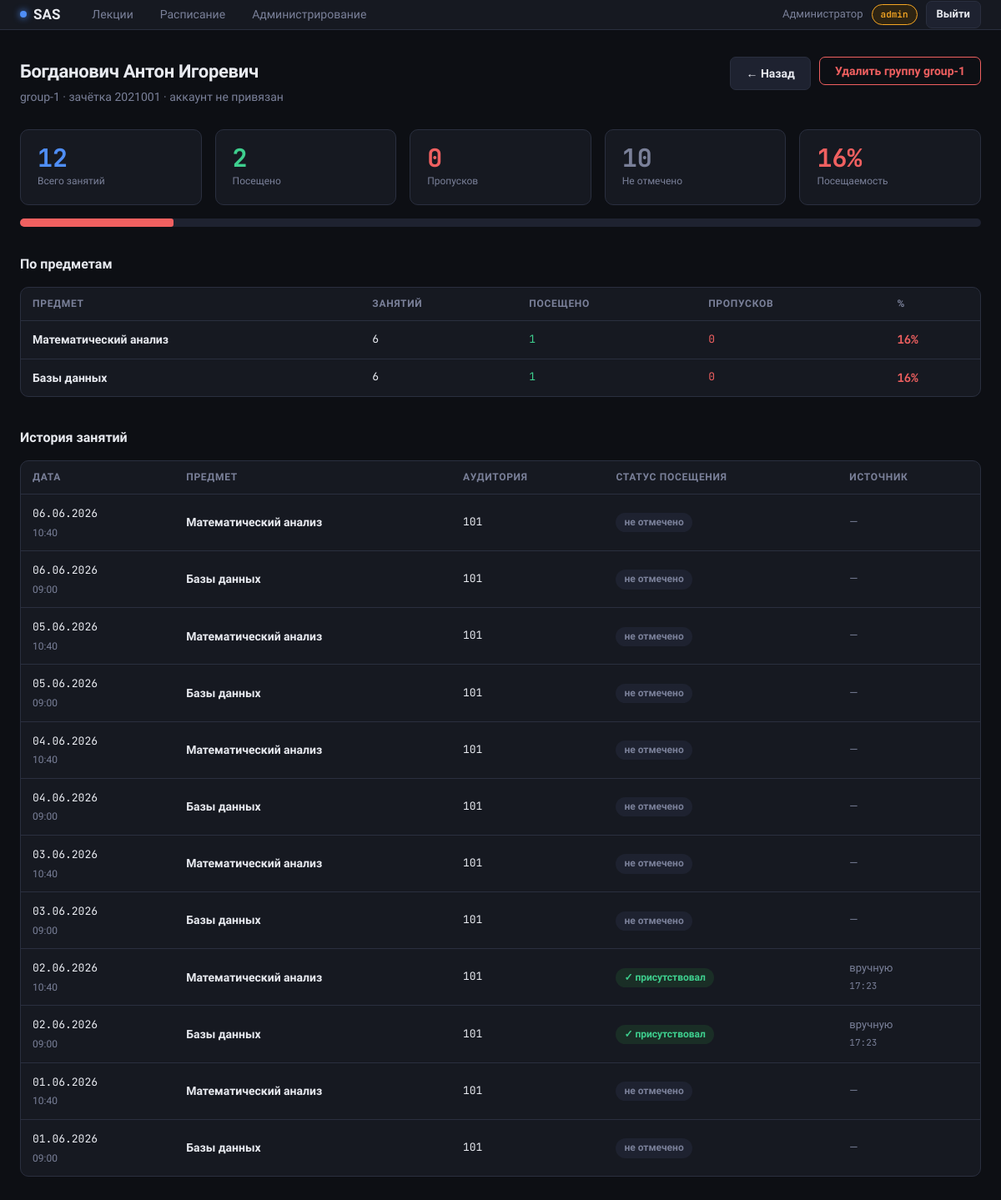
The app's page /admin/student/1/profile (signed in) with its own data.
### models.py (models this page shows, shortened)
class User(UserMixin, db.Model):
    __tablename__ = 'users'
    id            = db.Column(db.Integer, primary_key=True)
    username      = db.Column(db.String(50), unique=True, nullable=False)
    password_hash = db.Column(db.String(255), nullable=False)
    full_name     = db.Column(db.String(100), nullable=False)
    role          = db.Column(db.String(20), nullable=False, default='student')
    approved      = db.Column(db.Boolean, default=False)
    student_id    = db.Column(db.Integer, db.ForeignKey('students.id'), nullable=True)
    def is_admin(self):    return self.role == 'admin'

class Student(db.Model):
    __tablename__ = 'students'
    id             = db.Column(db.Integer, primary_key=True)
    rfid_uid       = db.Column(db.String(50), unique=True, nullable=False)
    full_name      = db.Column(db.String(100), nullable=False)
    student_number = db.Column(db.String(20), unique=True, nullable=False)
    group_id       = db.Column(db.Integer, db.ForeignKey('groups.id'), nullable=False)
    active         = db.Column(db.Boolean, default=True)
    user_id        = db.Column(db.Integer, db.ForeignKey('users.id'), nullable=True)
    user = db.relationship(
        'User',
        foreign_keys=[user_id],
        backref=db.backref('student_record', uselist=False)
    )
    attendances = db.relationship('Attendance', backref='student', lazy=True)

class Group(db.Model):
    __tablename__ = 'groups'
    id       = db.Column(db.Integer, primary_key=True)
    name     = db.Column(db.String(30), unique=True, nullable=False)
    students = db.relationship('Student', backref='group', lazy=True)

class Subject(db.Model):
    __tablename__ = 'subjects'
    id         = db.Column(db.Integer, primary_key=True)
    name       = db.Column(db.String(100), nullable=False)
    teacher_id = db.Column(db.Integer, db.ForeignKey('users.id'), nullable=True)
    teacher  = db.relationship(
        'User',
        foreign_keys=[teacher_id],
        backref=db.backref('subjects', lazy=True)
    )
    lectures = db.relationship('Lecture', backref='subject', lazy=True)

class Lecture(db.Model):
    __tablename__ = 'lectures'
    id         = db.Column(db.Integer, primary_key=True)
    subject_id = db.Column(db.Integer, db.ForeignKey('subjects.id'), nullable=False)
    group_id   = db.Column(db.Integer, db.ForeignKey('groups.id'), nullable=False)
    date       = db.Column(db.DateTime, nullable=False, default=datetime.utcnow)
    room       = db.Column(db.String(20))
    is_open    = db.Column(db.Boolean, default=True)
    group       = db.relationship('Group', backref='lectures')
    attendances = db.relationship('Attendance', backref='lecture', lazy=True)

class Attendance(db.Model):
    __tablename__ = 'attendance'
    id         = db.Column(db.Integer, primary_key=True)
    student_id = db.Column(db.Integer, db.ForeignKey('students.id'), nullable=False)
    lecture_id = db.Column(db.Integer, db.ForeignKey('lectures.id'), nullable=False)
    timestamp  = db.Column(db.DateTime, nullable=False, default=datetime.utcnow)
    source     = db.Column(db.String(20), default='manual')
    __table_args__ = (
        db.UniqueConstraint('student_id', 'lecture_id', name='unique_attendance'),
    )

### app.py (the view)
@app.route('/admin/student/<int:sid>/profile')
@login_required
@admin_required
def student_profile(sid):
    student  = Student.query.get_or_404(sid)
    lectures = (Lecture.query
                .filter_by(group_id=student.group_id)
                .order_by(Lecture.date.desc()).all())
    att_map  = {a.lecture_id: a for a in student.attendances}
    total    = len(lectures)
    attended = sum(1 for l in lectures
                   if att_map.get(l.id) and att_map[l.id].source != 'absent')
    absent   = sum(1 for l in lectures
                   if att_map.get(l.id) and att_map[l.id].source == 'absent')
    unmarked = total - attended - absent
    pct      = int(attended / total * 100) if total > 0 else 0
    return render_template('student_profile.html',
                           student=student,
                           lectures=lectures,
                           att_map=att_map,
                           total=total,
                           attended=attended,
                           absent=absent,
                           unmarked=unmarked,
                           pct=pct)

### app.py (called while the page is built)
@login_manager.user_loader
def load_user(user_id):
    return User.query.get(int(user_id))

def admin_required(f):
    @wraps(f)
    def decorated(*args, **kwargs):
        if not current_user.is_authenticated or not current_user.is_admin():
            abort(403)
        return f(*args, **kwargs)
    return decorated

@app.context_processor
def inject_globals():
    return {'now': datetime.now()}

### templates/student_profile.html (shortened to what this page needs)
{% extends 'base.html' %}
{% block content %}
<div class="page-header">
  <div>
    <h1>{{ student.full_name }}</h1>
    <div class="sub">
      {{ student.group.name }} · зачётка {{ student.student_number }}
      {% if student.user %}
        · аккаунт <span class="mono" style="color:var(--green)">{{ student.user.username }}</span>
      {% else %}
        · <span style="color:var(--muted)">аккаунт не привязан</span>
      {% endif %}
    </div>
  </div>
  <div style="display:flex;gap:10px">
    <a href="{{ url_for('admin_panel') }}" class="btn btn-ghost">← Назад</a>
    <form method="POST"
          action="{{ url_for('delete_group', gid=student.group_id) }}"
          onsubmit="return confirm('Удалить группу «{{ student.group.name }}»? Это невозможно если в ней есть студенты.')">
      <button class="btn btn-danger">Удалить группу {{ student.group.name }}</button>
    </form>
  </div>
</div>
<div class="stat-grid section">
  <div class="stat-card">
    <div class="stat-val" style="color:var(--accent)">{{ total }}</div>
    <div class="stat-label">Всего занятий</div>
  </div>
  <div class="stat-card">
    <div class="stat-val" style="color:var(--green)">{{ attended }}</div>
    <div class="stat-label">Посещено</div>
  </div>
  <div class="stat-card">
    <div class="stat-val" style="color:var(--red)">{{ absent }}</div>
    <div class="stat-label">Пропусков</div>
  </div>
  <div class="stat-card">
    <div class="stat-val" style="color:var(--muted)">{{ unmarked }}</div>
    <div class="stat-label">Не отмечено</div>
  </div>
  <div class="stat-card">
    {% if pct >= 70 %}{% set pct_color = 'var(--green)' %}
    {% elif pct >= 40 %}{% set pct_color = 'var(--amber)' %}
    {% else %}{% set pct_color = 'var(--red)' %}{% endif %}
    <div class="stat-val" style="color:{{ pct_color }}">{{ pct }}%</div>
    <div class="stat-label">Посещаемость</div>
  </div>
</div>
{% if pct >= 70 %}{% set bar = 'green' %}
{% elif pct < 40 %}{% set bar = 'red' %}
{% else %}{% set bar = '' %}{% endif %}
<div class="progress section" style="height:10px;border-radius:5px;margin-top:-20px;margin-bottom:32px">
  <div class="progress-fill {{ bar }}" style="width:{{ pct }}%"></div>
</div>
{% set subjects_seen = [] %}
{% for lec in lectures %}
  {% if lec.subject.id not in subjects_seen %}
    {% set _ = subjects_seen.append(lec.subject.id) %}
  {% endif %}
{% endfor %}
{% if subjects_seen|length > 1 %}
<div class="section">
  <div class="section-header"><h2>По предметам</h2></div>
  <div class="card" style="padding:0;overflow:hidden">
    <table>
      <thead>
        <tr><th>Предмет</th><th>Занятий</th><th>Посещено</th><th>Пропусков</th><th>%</th></tr>
      </thead>
      <tbody>
        {% for subj_id in subjects_seen %}
          {% set subj_lectures = lectures|selectattr('subject_id','equalto',subj_id)|list %}
          {% set subj_attended = [] %}
          {% set subj_absent   = [] %}
          {% for l in subj_lectures %}
            {% set rec = att_map.get(l.id) %}
            {% if rec and rec.source != 'absent' %}{% set _ = subj_attended.append(1) %}{% endif %}
            {% if rec and rec.source == 'absent' %}{% set _ = subj_absent.append(1) %}{% endif %}
          {% endfor %}
          {% set subj_total = subj_lectures|length %}
          {% set subj_pct   = ((subj_attended|length / subj_total * 100)|int) if subj_total > 0 else 0 %}
          {% if subj_pct >= 70 %}{% set sc = 'var(--green)' %}
          {% elif subj_pct >= 40 %}{% set sc = 'var(--amber)' %}
          {% else %}{% set sc = 'var(--red)' %}{% endif %}
        <tr>
          <td style="font-weight:600">{{ subj_lectures[0].subject.name }}</td>
          <td class="mono">{{ subj_total }}</td>
          <td class="mono" style="color:var(--green)">{{ subj_attended|length }}</td>
          <td class="mono" style="color:var(--red)">{{ subj_absent|length }}</td>
          <td>
            <span style="font-family:var(--mono);font-weight:700;color:{{ sc }}">{{ subj_pct }}%</span>
          </td>
        </tr>
        {% endfor %}
      </tbody>
    </table>
  </div>
</div>
{% endif %}
<div class="section">
  <div class="section-header"><h2>История занятий</h2></div>
  <div class="card" style="padding:0;overflow:hidden">
    {% if lectures %}
    <table>
      <thead>
        <tr>
          <th>Дата</th>
          <th>Предмет</th>
          <th>Аудитория</th>
          <th>Статус посещения</th>
          <th>Источник</th>
        </tr>
      </thead>
      <tbody>
        {% for lec in lectures %}
          {% set rec = att_map.get(lec.id) %}
        <tr>
          <td>
            <span class="mono">{{ lec.date.strftime('%d.%m.%Y') }}</span><br>
            <span style="font-size:12px;color:var(--muted)">{{ lec.date.strftime('%H:%M') }}</span>
          </td>
          <td style="font-weight:600">{{ lec.subject.name }}</td>
          <td class="mono">{{ lec.room or '—' }}</td>
          <td>
            {% if rec %}
              {% if rec.source == 'absent' %}
                <span class="pill pill-red">✕ пропуск</span>
              {% else %}
                <span class="pill pill-green">✓ присутствовал</span>
              {% endif %}
            {% elif not lec.is_open and lec.date < now %}
              <span class="pill pill-muted">не отмечено</span>
            {% else %}
              <span class="pill pill-blue">предстоит</span>
            {% endif %}
          </td>
          <td style="font-size:13px;color:var(--muted)">
            {% if rec %}
              {% if rec.source == 'manual' %}вручную
              {% elif rec.source == 'absent' %}вручную
              {% elif rec.source == 'rfid' %}RFID
              {% else %}{{ rec.source }}{% endif %}
              <br>
              <span class="mono" style="font-size:11px">{{ rec.timestamp.strftime('%H:%M') }}</span>
            {% else %}—{% endif %}
          </td>
        </tr>
        {% endfor %}
      </tbody>
    </table>
    {% else %}
    <div class="empty">Занятий для этой группы ещё нет</div>
    {% endif %}
  </div>
</div>
{% endblock %}

### templates/base.html (shortened to what this page needs)
<!DOCTYPE html>
<html lang="ru">
<head>
</head>
<body>
{% if current_user.is_authenticated %}
<nav>
  <a href="{{ url_for('dashboard') }}" class="nav-logo">
    <span class="dot"></span> SAS
  </a>
  <div class="nav-links">
    {% if current_user.role in ('teacher', 'admin') %}
    <a href="{{ url_for('teacher_dashboard') }}"
       class="{{ 'active' if request.endpoint in ('teacher_dashboard', 'lecture_detail') else '' }}">Лекции</a>
    {% endif %}
    <a href="{{ url_for('student_schedule') }}"
       class="{{ 'active' if request.endpoint == 'student_schedule' else '' }}">Расписание</a>
    {% if current_user.is_admin() %}
    <a href="{{ url_for('admin_panel') }}"
       class="{{ 'active' if request.endpoint == 'admin_panel' else '' }}">Администрирование</a>
    {% endif %}
  </div>
  <div class="nav-user">
    <span>{{ current_user.full_name }}</span>
    <span class="role-badge {{ current_user.role }}">{{ current_user.role }}</span>
    <a href="{{ url_for('logout') }}" class="btn btn-ghost btn-sm">Выйти</a>
  </div>
</nav>
{% endif %}
<main>{% block content %}{% endblock %}</main>
</body>
</html>

### templates/base.html (style rules this page uses)
*, *::before, *::after { box-sizing: border-box; margin: 0; padding: 0; }
:root { --bg: #0d0f14; --bg2: #161921; --bg3: #1e2230; --border: #2a2f3f; --text: #e8eaf0; --muted: #7a8099; --accent: #4f8ef7; --green: #3ecf8e; --red: #f06060; --amber: #f5a623; --purple: #a78bfa; --radius: 10px; --font: 'Golos Text', sans-serif; --mono: 'JetBrains Mono', monospace; }
html, body { height: 100%; }
body { font-family: var(--font); background: var(--bg); color: var(--text); font-size: 15px; line-height: 1.6; display: flex; flex-direction: column; min-height: 100vh; }
a { color: var(--accent); text-decoration: none; }
nav { background: var(--bg2); border-bottom: 1px solid var(--border); padding: 0 24px; height: 58px; display: flex; align-items: center; gap: 24px; position: sticky; top: 0; z-index: 100; }
.nav-logo { font-weight: 700; font-size: 17px; color: var(--text); display: flex; align-items: center; gap: 8px; text-decoration: none; }
.nav-logo .dot { width: 8px; height: 8px; background: var(--accent); border-radius: 50%; box-shadow: 0 0 8px var(--accent); }
.nav-links { display: flex; gap: 4px; flex: 1; }
.nav-links a { color: var(--muted); padding: 6px 14px; border-radius: 7px; font-size: 14px; font-weight: 500; transition: all .15s; }
.nav-user { display: flex; align-items: center; gap: 10px; font-size: 13px; color: var(--muted); }
.role-badge { padding: 3px 10px; border-radius: 20px; font-size: 11px; font-family: var(--mono); font-weight: 600; border: 1px solid; }
.role-badge.admin { color: var(--amber); border-color: var(--amber); background: #2e2412; }
main { flex: 1; padding: 32px 24px; max-width: 1200px; width: 100%; margin: 0 auto; }
.card { background: var(--bg2); border: 1px solid var(--border); border-radius: var(--radius); padding: 20px 24px; }
table { width: 100%; border-collapse: collapse; }
th { text-align: left; padding: 10px 14px; font-size: 12px; text-transform: uppercase; letter-spacing: 0.7px; color: var(--muted); border-bottom: 1px solid var(--border); font-weight: 600; }
td { padding: 11px 14px; border-bottom: 1px solid var(--border); font-size: 14px; vertical-align: middle; }
tr:last-child td { border-bottom: none; }
.btn { padding: 8px 18px; border-radius: 7px; border: none; font-family: var(--font); font-size: 14px; font-weight: 600; cursor: pointer; transition: all .15s; display: inline-flex; align-items: center; gap: 6px; text-decoration: none; }
.btn-danger { background: transparent; border: 1px solid var(--red); color: var(--red); }
.btn-ghost { background: var(--bg3); color: var(--text); border: 1px solid var(--border); }
.btn-sm { padding: 5px 12px; font-size: 13px; }
.pill { display: inline-block; padding: 2px 10px; border-radius: 20px; font-size: 12px; font-weight: 600; }
.pill-green { background: #1a2e26; color: var(--green); }
.pill-muted { background: var(--bg3); color: var(--muted); }
.stat-grid { display: grid; grid-template-columns: repeat(auto-fit, minmax(150px, 1fr)); gap: 16px; }
.stat-card { background: var(--bg2); border: 1px solid var(--border); border-radius: var(--radius); padding: 18px 20px; }
.stat-val { font-size: 30px; font-weight: 700; font-family: var(--mono); line-height: 1; margin-bottom: 4px; }
.stat-label { font-size: 12px; color: var(--muted); font-weight: 500; }
.page-header { display: flex; align-items: flex-start; justify-content: space-between; margin-bottom: 28px; gap: 16px; flex-wrap: wrap; }
.page-header h1 { font-size: 22px; font-weight: 700; letter-spacing: -0.3px; }
.page-header .sub { font-size: 14px; color: var(--muted); margin-top: 2px; }
.section { margin-bottom: 36px; }
.section-header { display: flex; align-items: center; justify-content: space-between; margin-bottom: 14px; }
.section-header h2 { font-size: 16px; font-weight: 600; }
.progress { height: 6px; background: var(--bg3); border-radius: 3px; overflow: hidden; }
.progress-fill { height: 100%; background: var(--accent); border-radius: 3px; }
.progress-fill.red { background: var(--red); }
.mono { font-family: var(--mono); font-size: 13px; }

### records on screen
User: full_name "Администратор", role "admin"
Student: full_name "Богданович Антон Игоревич", student_number "2021001"
Group: group.name "group-1"
Subject: name "Математический анализ"
Subject: name "Базы данных"
Lecture: date "06.06.2026", date "10:40", subject.name "Математический анализ", room "101", is_open "не отмечено"
Lecture: date "06.06.2026", date "09:00", subject.name "Базы данных", room "101", is_open "не отмечено"
Lecture: date "05.06.2026", date "10:40", subject.name "Математический анализ", room "101", is_open "не отмечено"
Lecture: date "05.06.2026", date "09:00", subject.name "Базы данных", room "101", is_open "не отмечено"
Lecture: date "04.06.2026", date "10:40", subject.name "Математический анализ", room "101", is_open "не отмечено"
Lecture: date "04.06.2026", date "09:00", subject.name "Базы данных", room "101", is_open "не отмечено"
Lecture: date "03.06.2026", date "10:40", subject.name "Математический анализ", room "101", is_open "не отмечено"
Lecture: date "03.06.2026", date "09:00", subject.name "Базы данных", room "101", is_open "не отмечено"
Lecture: date "02.06.2026", date "10:40", subject.name "Математический анализ", room "101", shows "✓ присутствовал", shows "вручную"
Attendance: timestamp "17:23"
Lecture: date "02.06.2026", date "09:00", subject.name "Базы данных", room "101", shows "✓ присутствовал", shows "вручную"
Attendance: timestamp "17:23"
Lecture: date "01.06.2026", date "10:40", subject.name "Математический анализ", room "101", is_open "не отмечено"
Lecture: date "01.06.2026", date "09:00", subject.name "Базы данных", room "101", is_open "не отмечено"

### other values on screen
{{ total }} "12"
{{ attended }} "2"
{{ absent }} "0"
{{ unmarked }} "10"
{{ pct }} "16"
{{ subj_total }} "6" "6"
{{ subj_attended|length }} "1" "1"
{{ subj_absent|length }} "0" "0"
{{ subj_pct }} "16" "16"
